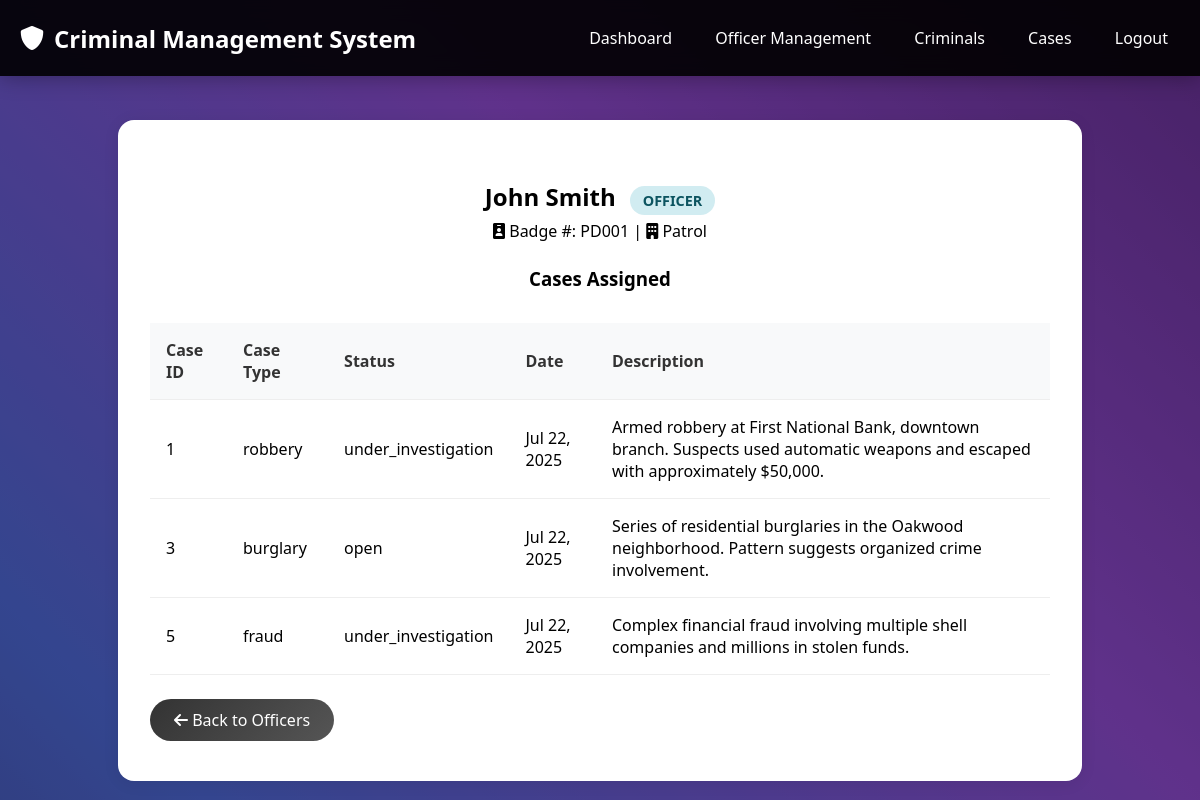
The app's page /modules/officers/officer_cases.php?id=2 (signed in) with its own data.
### tables this page shows
CREATE TABLE `users` (
  `id` int(11) NOT NULL,
  `fullname` varchar(100) NOT NULL,
  `email` varchar(100) NOT NULL,
  `username` varchar(50) NOT NULL,
  `badge_number` varchar(20) NOT NULL,
  `department` varchar(50) NOT NULL,
  `role` enum('admin','officer','investigator') NOT NULL,
  `password` varchar(255) NOT NULL,
  `status` enum('active','inactive','suspended') DEFAULT 'active',
  `profile_image` varchar(255) DEFAULT NULL,
  `phone` varchar(20) DEFAULT NULL,
  `address` text DEFAULT NULL,
  `created_at` timestamp NOT NULL DEFAULT current_timestamp(),
  `updated_at` timestamp NOT NULL DEFAULT current_timestamp() ON UPDATE current_timestamp(),
  `last_login` timestamp NULL DEFAULT NULL
);

CREATE TABLE `cases` (
  `id` int(11) NOT NULL,
  `case_number` varchar(50) NOT NULL,
  `title` varchar(200) NOT NULL,
  `description` text NOT NULL,
  `case_type` enum('homicide','robbery','assault','drug_trafficking','fraud','burglary','theft','domestic_violence','sexual_assault','other') NOT NULL,
  `priority` enum('low','medium','high','urgent') DEFAULT 'medium',
  `status` enum('open','under_investigation','pending_trial','closed','cold_case') DEFAULT 'open',
  `location` varchar(200) NOT NULL,
  `incident_date` datetime NOT NULL,
  `reported_date` datetime NOT NULL,
  `assigned_officer` int(11) DEFAULT NULL,
  `lead_investigator` int(11) DEFAULT NULL,
  `estimated_value` decimal(12,2) DEFAULT 0.00,
  `created_by` int(11) NOT NULL,
  `created_at` timestamp NOT NULL DEFAULT current_timestamp(),
  `updated_at` timestamp NOT NULL DEFAULT current_timestamp() ON UPDATE current_timestamp(),
  `closed_at` timestamp NULL DEFAULT NULL
);

### modules/officers/officer_cases.php (the view, shortened to what this page needs)
<?php
$servername = "localhost";
$username = "root";
$password = "";
$dbname = "criminal_management";
try {
    $conn = new PDO("mysql:host=$servername;dbname=$dbname", $username, $password);
    $conn->setAttribute(PDO::ATTR_ERRMODE, PDO::ERRMODE_EXCEPTION);
} catch(PDOException $e) {
    die("Connection failed: " . $e->getMessage());
}
$officer = null;
$cases = [];
$error = '';
if (isset($_GET['id']) && is_numeric($_GET['id'])) {
    $stmt = $conn->prepare("SELECT * FROM users WHERE id = ? AND role IN ('officer', 'investigator')");
    $stmt->execute([$_GET['id']]);
    $officer = $stmt->fetch(PDO::FETCH_ASSOC);
    if ($officer) {
        $case_stmt = $conn->prepare("SELECT * FROM cases WHERE assigned_officer = ? OR lead_investigator = ? ORDER BY created_at DESC");
        $case_stmt->execute([$officer['id'], $officer['id']]);
        $cases = $case_stmt->fetchAll(PDO::FETCH_ASSOC);
    } else {
        $error = "Officer not found.";
    }
} else {
    $error = "Invalid officer ID.";
}
?>
<!DOCTYPE html>
<html lang="en">
<head>
    <link href="https://cdnjs.cloudflare.com/ajax/libs/font-awesome/6.0.0/css/all.min.css" rel="stylesheet">
</head>
<body>
    <div class="background-container">
    </div>
    <nav class="navbar">
        <div class="nav-content">
            <a href="dashboard.php" class="logo">
                <i class="fas fa-shield-alt"></i>
                Criminal Management System
            </a>
            <ul class="nav-links">
                <li><a href="dashboard.php">Dashboard</a></li>
                <li><a href="officer_management.php">Officer Management</a></li>
                <li><a href="criminal_management.php">Criminals</a></li>
                <li><a href="case_management.php">Cases</a></li>
                <li><a href="logout.php">Logout</a></li>
            </ul>
        </div>
    </nav>
    <div class="container">
        <?php if ($error): ?>
            <div class="no-cases"><strong><?php echo $error; ?></strong></div>
        <?php elseif ($officer): ?>
            <div class="officer-header">
                <h2><?php echo htmlspecialchars($officer['fullname']); ?> <span class="role-badge <?php echo 'role-' . $officer['role']; ?>"><?php echo ucfirst($officer['role']); ?></span></h2>
                <div><i class="fas fa-id-badge"></i> Badge #: <?php echo htmlspecialchars($officer['badge_number']); ?> | <i class="fas fa-building"></i> <?php echo htmlspecialchars($officer['department']); ?></div>
            </div>
            <div class="section-title">
                <h3>Cases Assigned</h3>
            </div>
            <?php if (count($cases) > 0): ?>
                <table class="cases-table">
                    <thead>
                        <tr>
                            <th>Case ID</th>
                            <th>Case Type</th>
                            <th>Status</th>
                            <th>Date</th>
                            <th>Description</th>
                        </tr>
                    </thead>
                    <tbody>
                        <?php foreach ($cases as $case): ?>
                        <tr>
                            <td><?php echo htmlspecialchars($case['id']); ?></td>
                            <td><?php echo htmlspecialchars($case['case_type']); ?></td>
                            <td><?php echo htmlspecialchars($case['status']); ?></td>
                            <td><?php echo date('M j, Y', strtotime($case['created_at'])); ?></td>
                            <td><?php echo htmlspecialchars($case['description']); ?></td>
                        </tr>
                        <?php endforeach; ?>
                    </tbody>
                </table>
            <?php else: ?>
                <div class="no-cases">No cases assigned to this officer.</div>
            <?php endif; ?>
            <a href="officer_management.php" class="back-btn"><i class="fas fa-arrow-left"></i> Back to Officers</a>
        <?php endif; ?>
    </div>
</body>
</html>

### modules/officers/officer_cases.php (style rules this page uses)
body { font-family: 'Segoe UI', Tahoma, Geneva, Verdana, sans-serif; background: #f4f6f9; margin: 0; }
.background-container { position: fixed; top: 0; left: 0; width: 100%; height: 100%; z-index: -1; overflow: hidden; }
.navbar { background: rgba(0, 0, 0, 0.9); backdrop-filter: blur(10px); padding: 0.7rem 0; position: fixed; width: 100%; top: 0; z-index: 1000; box-shadow: 0 2px 20px rgba(0, 0, 0, 0.3); }
.nav-content { display: flex; justify-content: space-between; align-items: center; max-width: 1400px; margin: 0 auto; padding: 0 20px; }
.logo { font-size: 1.5rem; font-weight: bold; color: #fff; text-decoration: none; display: flex; align-items: center; gap: 10px; }
.nav-links { display: flex; list-style: none; gap: 1.2rem; }
.nav-links a { text-decoration: none; color: #fff; font-weight: 500; transition: color 0.3s ease; padding: 6px 12px; border-radius: 20px; }
.container { max-width: 900px; margin: 120px auto 0 auto; background: #fff; border-radius: 16px; box-shadow: 0 2px 16px rgba(0,0,0,0.08); padding: 2.5rem 2rem; }
.section-title { text-align: center; margin-bottom: 2rem; }
.cases-table { width: 100%; border-collapse: collapse; margin-top: 1rem; }
.cases-table th, .cases-table td { padding: 1rem; text-align: left; border-bottom: 1px solid #eee; }
.cases-table th { background: #f8f9fa; font-weight: 600; color: #333; }
.back-btn { display: inline-block; margin-top: 1.5rem; background: linear-gradient(135deg, #333 0%, #555 100%); color: white; padding: 10px 24px; border-radius: 50px; text-decoration: none; font-size: 1rem; transition: all 0.3s ease; }
.officer-header { text-align: center; margin-bottom: 1.5rem; }
.officer-header h2 { margin-bottom: 0.3rem; }
.officer-header .role-badge { padding: 0.3rem 0.8rem; border-radius: 20px; font-size: 0.9rem; font-weight: 600; text-transform: uppercase; background: #d1ecf1; color: #0c5460; display: inline-block; margin-left: 0.5rem; }

### records on screen
users: fullname "John Smith", role "OFFICER", badge_number "PD001", department "Patrol"
cases: id "1", case_type "robbery", status "under_investigation", created_at "Jul 22, 2025", description "Armed robbery at First National Bank, downtown branch. Suspects used automatic weapons and escaped with approximately $50,000."
cases: id "3", case_type "burglary", status "open", created_at "Jul 22, 2025", description "Series of residential burglaries in the Oakwood neighborhood. Pattern suggests organized crime involvement."
cases: id "5", case_type "fraud", status "under_investigation", created_at "Jul 22, 2025", description "Complex financial fraud involving multiple shell companies and millions in stolen funds."
